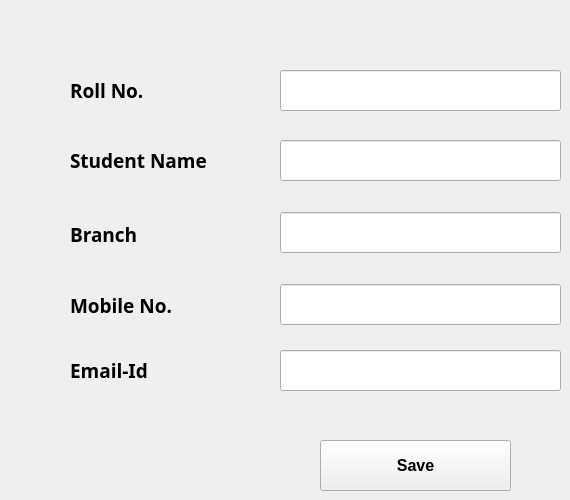
      <widget class="QWidget" name="tab_13">
       <attribute name="title">
        <string>Add New Student</string>
       </attribute>
       <widget class="QLabel" name="label_48">
        <property name="geometry">
         <rect>
          <x>70</x>
          <y>70</y>
          <width>181</width>
          <height>41</height>
         </rect>
        </property>
        <property name="font">
         <font>
          <family>Yu Gothic UI Semibold</family>
          <pointsize>14</pointsize>
          <weight>75</weight>
          <bold>true</bold>
         </font>
        </property>
        <property name="text">
         <string>Roll No.</string>
        </property>
       </widget>
       <widget class="QLabel" name="label_50">
        <property name="geometry">
         <rect>
          <x>70</x>
          <y>140</y>
          <width>181</width>
          <height>41</height>
         </rect>
        </property>
        <property name="font">
         <font>
          <family>Yu Gothic UI Semibold</family>
          <pointsize>14</pointsize>
          <weight>75</weight>
          <bold>true</bold>
         </font>
        </property>
        <property name="text">
         <string>Student Name</string>
        </property>
       </widget>
       <widget class="QLabel" name="label_51">
        <property name="geometry">
         <rect>
          <x>70</x>
          <y>214</y>
          <width>151</width>
          <height>41</height>
         </rect>
        </property>
        <property name="font">
         <font>
          <family>Yu Gothic UI Semibold</family>
          <pointsize>14</pointsize>
          <weight>75</weight>
          <bold>true</bold>
         </font>
        </property>
        <property name="text">
         <string>Branch</string>
        </property>
       </widget>
       <widget class="QLabel" name="label_52">
        <property name="geometry">
         <rect>
          <x>70</x>
          <y>285</y>
          <width>151</width>
          <height>41</height>
         </rect>
        </property>
        <property name="font">
         <font>
          <family>Yu Gothic UI Semibold</family>
          <pointsize>14</pointsize>
          <weight>75</weight>
          <bold>true</bold>
         </font>
        </property>
        <property name="text">
         <string>Mobile No.</string>
        </property>
       </widget>
       <widget class="QPushButton" name="pushButton_26">
        <property name="geometry">
         <rect>
          <x>320</x>
          <y>440</y>
          <width>191</width>
          <height>51</height>
         </rect>
        </property>
        <property name="font">
         <font>
          <pointsize>12</pointsize>
          <weight>75</weight>
          <bold>true</bold>
         </font>
        </property>
        <property name="text">
         <string>Save</string>
        </property>
       </widget>
       <widget class="QLineEdit" name="lineEdit_15">
        <property name="geometry">
         <rect>
          <x>280</x>
          <y>70</y>
          <width>281</width>
          <height>41</height>
         </rect>
        </property>
        <property name="font">
         <font>
          <pointsize>12</pointsize>
         </font>
        </property>
       </widget>
       <widget class="QLineEdit" name="lineEdit_16">
        <property name="geometry">
         <rect>
          <x>280</x>
          <y>140</y>
          <width>281</width>
          <height>41</height>
         </rect>
        </property>
        <property name="font">
         <font>
          <pointsize>12</pointsize>
         </font>
        </property>
       </widget>
       <widget class="QLineEdit" name="lineEdit_17">
        <property name="geometry">
         <rect>
          <x>280</x>
          <y>212</y>
          <width>281</width>
          <height>41</height>
         </rect>
        </property>
        <property name="font">
         <font>
          <pointsize>12</pointsize>
         </font>
        </property>
       </widget>
       <widget class="QLineEdit" name="lineEdit_18">
        <property name="geometry">
         <rect>
          <x>280</x>
          <y>284</y>
          <width>281</width>
          <height>41</height>
         </rect>
        </property>
        <property name="font">
         <font>
          <pointsize>12</pointsize>
         </font>
        </property>
       </widget>
       <widget class="QLineEdit" name="lineEdit_38">
        <property name="geometry">
         <rect>
          <x>280</x>
          <y>350</y>
          <width>281</width>
          <height>41</height>
         </rect>
        </property>
        <property name="font">
         <font>
          <pointsize>12</pointsize>
         </font>
        </property>
       </widget>
       <widget class="QLabel" name="label_53">
        <property name="geometry">
         <rect>
          <x>70</x>
          <y>350</y>
          <width>151</width>
          <height>41</height>
         </rect>
        </property>
        <property name="font">
         <font>
          <family>Yu Gothic UI Semibold</family>
          <pointsize>14</pointsize>
          <weight>75</weight>
          <bold>true</bold>
         </font>
        </property>
        <property name="text">
         <string>Email-Id</string>
        </property>
       </widget>
      </widget>
